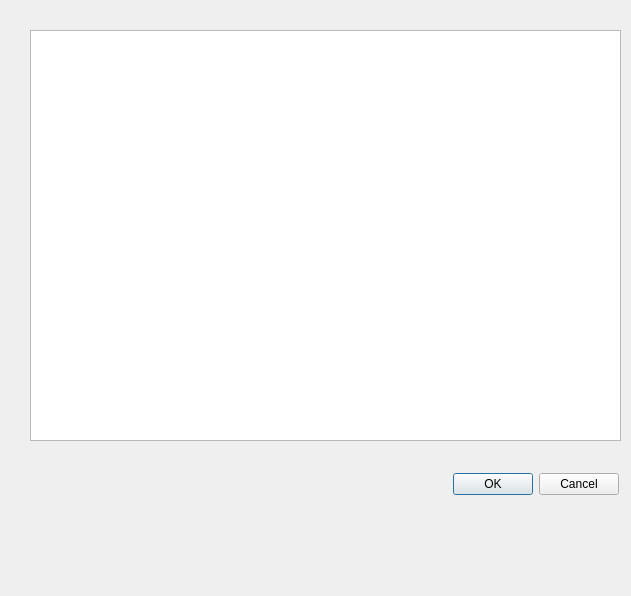
<?xml version="1.0" encoding="UTF-8"?>
<ui version="4.0">
 <class>Dialog</class>
 <widget class="QDialog" name="Dialog">
  <property name="geometry">
   <rect>
    <x>0</x>
    <y>0</y>
    <width>631</width>
    <height>596</height>
   </rect>
  </property>
  <property name="windowTitle">
   <string>Dialog</string>
  </property>
  <widget class="QWidget" name="verticalLayoutWidget">
   <property name="geometry">
    <rect>
     <x>30</x>
     <y>30</y>
     <width>591</width>
     <height>411</height>
    </rect>
   </property>
   <layout class="QVBoxLayout" name="verticalLayout">
    <item>
     <widget class="QListWidget" name="listWidget"/>
    </item>
   </layout>
  </widget>
  <widget class="QDialogButtonBox" name="buttonBox">
   <property name="geometry">
    <rect>
     <x>30</x>
     <y>470</y>
     <width>589</width>
     <height>28</height>
    </rect>
   </property>
   <property name="orientation">
    <enum>Qt::Horizontal</enum>
   </property>
   <property name="standardButtons">
    <set>QDialogButtonBox::Cancel|QDialogButtonBox::Ok</set>
   </property>
  </widget>
 </widget>
 <resources/>
 <connections/>
</ui>
